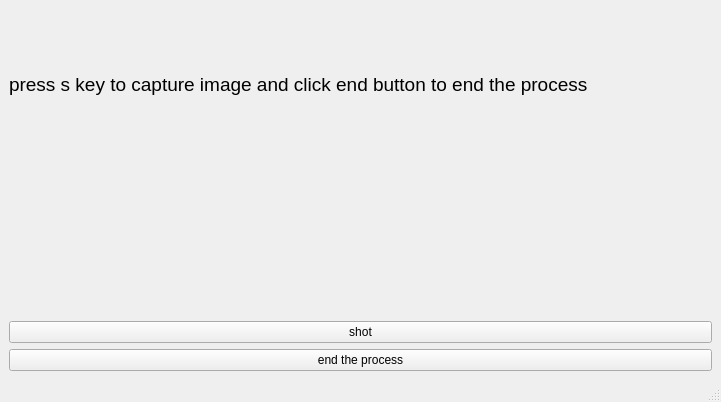
<?xml version="1.0" encoding="UTF-8"?>
<ui version="4.0">
 <class>CamWindow</class>
 <widget class="QMainWindow" name="CamWindow">
  <property name="geometry">
   <rect>
    <x>0</x>
    <y>0</y>
    <width>721</width>
    <height>402</height>
   </rect>
  </property>
  <property name="windowTitle">
   <string>Add image Window</string>
  </property>
  <widget class="QWidget" name="centralwidget">
   <layout class="QGridLayout" name="gridLayout">
    <item row="0" column="0">
     <widget class="QLabel" name="label1">
      <property name="font">
       <font>
        <pointsize>14</pointsize>
       </font>
      </property>
      <property name="text">
       <string>press s key to capture image and click end button to end the process</string>
      </property>
     </widget>
    </item>
    <item row="2" column="0">
     <widget class="QPushButton" name="button1">
      <property name="text">
       <string>shot</string>
      </property>
     </widget>
    </item>
    <item row="1" column="0">
     <widget class="QLabel" name="label2">
      <property name="font">
       <font>
        <pointsize>10</pointsize>
       </font>
      </property>
      <property name="text">
       <string/>
      </property>
     </widget>
    </item>
    <item row="3" column="0">
     <widget class="QPushButton" name="button2">
      <property name="text">
       <string>end the process</string>
      </property>
     </widget>
    </item>
   </layout>
  </widget>
  <widget class="QMenuBar" name="menubar">
   <property name="geometry">
    <rect>
     <x>0</x>
     <y>0</y>
     <width>721</width>
     <height>26</height>
    </rect>
   </property>
  </widget>
  <widget class="QStatusBar" name="statusbar"/>
 </widget>
 <resources/>
 <connections/>
</ui>
